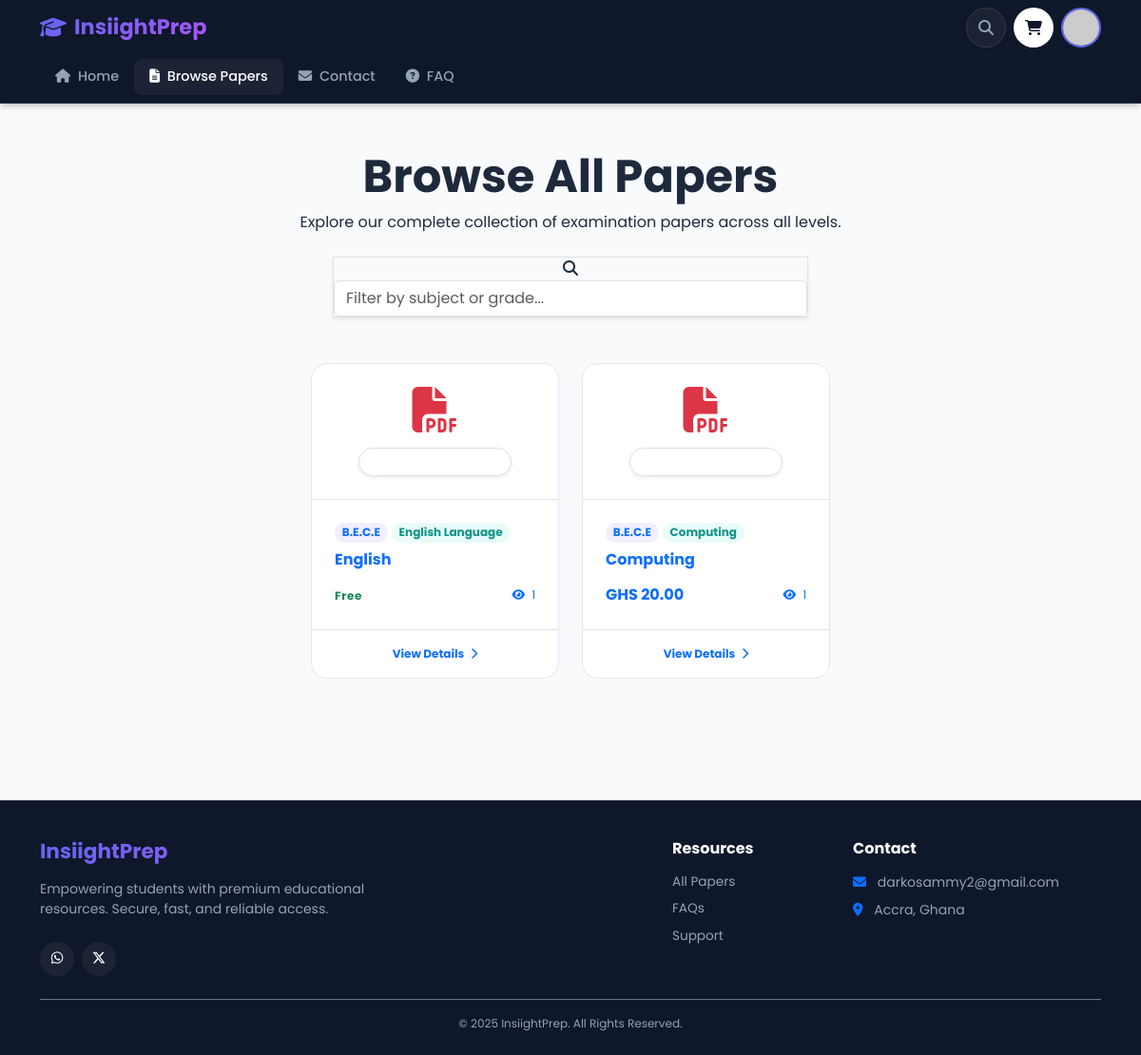
Screenshot of /papers/ (signed in) with the database file from the repository.
### shop/models.py (models this page shows, shortened)
class QuestionPaper(models.Model):
    title = models.CharField(max_length=200)
    description = models.TextField(blank=True)
    class_level = models.ForeignKey(Classes, related_name='papers', on_delete=models.PROTECT)
    term = models.ForeignKey(Term, related_name='papers', on_delete=models.PROTECT)
    subject = models.ForeignKey(Subject, related_name='papers', on_delete=models.PROTECT)
    slug = models.SlugField(max_length=200, unique=True, blank=True)
    year = models.IntegerField(default=timezone.now().year)
    exam_type = models.CharField(
        max_length=50,
        choices=[
            ('midterm', 'Mid-Term Exam'),
            ('endterm', 'End-Term Exam'),
            ('cat', 'CAT'),
            ('assignment', 'Assignment'),
            ('final', 'Final Exam'),
            ('mock', 'Mock Exam'),
            ('others', 'Others'),
        ],
        default='endterm'
    )
    price = models.DecimalField(max_digits=10, decimal_places=2)
    pdf_file = models.FileField(upload_to='question_papers/', max_length=500)
    password = models.CharField(max_length=50, blank=True)
    is_paid = models.BooleanField(default=True)
    is_available = models.BooleanField(default=True)
    file_size = models.CharField(max_length=20, blank=True, editable=False)
    pages = models.IntegerField(default=1)
    created_at = models.DateTimeField(auto_now_add=True)
    updated_at = models.DateTimeField(auto_now=True)
    views = models.IntegerField(default=0)
    class Meta:
        ordering = ('class_level', 'term', 'subject', 'title')
        verbose_name = 'Question Paper'
        verbose_name_plural = 'Question Papers'
    def get_absolute_url(self):
        return reverse('shop:paper_detail', args=[self.class_level.slug, self.term.slug, self.subject.slug, self.slug])

class Classes(models.Model):
    name = models.CharField(max_length=100, help_text="e.g., JHS 1, Basic 7")
    slug = models.SlugField(max_length=100, unique=True)
    description = models.TextField(blank=True)
    class Meta:
        verbose_name = 'Class (Grade)'
        verbose_name_plural = 'Classes (Grades)'
        ordering = ('name',)

class Subject(models.Model):
    name = models.CharField(max_length=100)
    slug = models.SlugField(max_length=100, unique=True)
    class Meta:
        verbose_name_plural = 'Subjects'
        ordering = ('name',)

### shop/views.py (the view)
# urls.py: path('papers/', views.all_papers, name='all_papers'),
def all_papers(request):
    return render(request, 'shop/all_papers.html', {'papers': QuestionPaper.objects.filter(is_available=True).order_by('-created_at')[:50]})

### shop/cart.py (called while the page is built)
    def __len__(self):
        return sum(item['quantity'] for item in self.cart.values())

### shop/context_processors.py (called while the page is built)
def current_year(request):
    return {
        'current_year': timezone.now().year
    }

def cart(request):
    return {'cart': Cart(request)}

### shop/templates/shop/all_papers.html (shortened to what this page needs)
{% extends 'base.html' %}
{% load static %}
{% block content %}
<div class="container py-5">
    <div class="text-center mb-5 animate__animated animate__fadeIn">
        <h1 class="display-5 fw-bold mb-2">
            <span class="text-primary-gradient">Browse</span> All Papers
        </h1>
        <p class="text-slate-500">Explore our complete collection of examination papers across all levels.</p>
        <div class="mt-4 mx-auto" style="max-width: 500px;">
            <form action="{% url 'shop:search_papers' %}" method="GET">
                <div class="search-container shadow-sm border">
                    <i class="fas fa-search search-icon"></i>
                    <input type="text" name="q" class="form-control search-input" placeholder="Filter by subject or grade..." value="{{ request.GET.q }}">
                </div>
            </form>
        </div>
    </div>
    {% if papers %}
        <div class="row g-4 mb-5 justify-content-center">
            {% for paper in papers %}
                <div class="col-md-6 col-lg-4 col-xl-3 animate__animated animate__fadeInUp" style="animation-delay: {{ forloop.counter0|add:1 }}00ms">
                    <a href="{{ paper.get_absolute_url }}" class="text-decoration-none group">
                        <div class="modern-card h-100 p-0 overflow-hidden">
                            <div class="p-4 bg-slate-50 text-center border-bottom">
                                <i class="fas fa-file-pdf text-danger fa-3x mb-3 animate__animated group-hover:animate__pulse"></i>
                                <div class="badge rounded-pill bg-white text-slate-600 shadow-sm px-3 py-2 border">
                                </div>
                            </div>
                            <div class="p-4">
                                <div class="d-flex gap-1 mb-2 flex-wrap">
                                    <span class="badge bg-primary-soft text-primary x-small rounded-pill">{{ paper.class_level.name }}</span>
                                    <span class="badge bg-teal-soft text-teal x-small rounded-pill">{{ paper.subject.name }}</span>
                                </div>
                                <h6 class="fw-bold text-slate-800 mb-3 group-hover:text-primary transition-colors">
                                    {{ paper.title|truncatechars:45 }}
                                </h6>
                                <div class="d-flex justify-content-between align-items-center mt-auto">
                                    <div>
                                        {% if paper.is_paid %}
                                            <span class="fw-bold text-slate-900">GHS {{ paper.price }}</span>
                                        {% else %}
                                            <span class="text-success fw-bold x-small uppercase tracking-wider">Free</span>
                                        {% endif %}
                                    </div>
                                    <div class="text-slate-400 x-small">
                                        <i class="fas fa-eye me-1"></i> {{ paper.views }}
                                    </div>
                                </div>
                            </div>
                            <div class="p-3 bg-slate-50 border-top text-center x-small fw-bold text-primary">
                                View Details <i class="fas fa-chevron-right ms-1"></i>
                            </div>
                        </div>
                    </a>
                </div>
            {% endfor %}
        </div>
    {% endif %}
</div>
{% endblock %}

### templates/base.html (style rules this page uses)
:root { --primary-gradient: linear-gradient(135deg, #6366f1 0%, #a855f7 100%); --secondary-gradient: linear-gradient(135deg, #3b82f6 0%, #2dd4bf 100%); --dark-bg: #0f172a; --accent-color: #f43f5e; --card-shadow: 0 10px 15px -3px rgba(0, 0, 0, 0.1), 0 4px 6px -2px rgba(0, 0, 0, 0.05); --hover-shadow: 0 20px 25px -5px rgba(0, 0, 0, 0.1), 0 10px 10px -5px rgba(0, 0, 0, 0.04); }
* { box-sizing: border-box; }
html, body { overflow-x: hidden; width: 100%; margin: 0; padding: 0; -webkit-overflow-scrolling: touch; }
body { font-family: 'Poppins', sans-serif; background-color: #f8fafc; color: #1e293b; min-height: 100vh; display: flex; flex-direction: column; }

### shop/templates/shop/all_papers.html (style rules this page uses)
.bg-primary-soft { background: rgba(99, 102, 241, 0.1); }
.bg-teal-soft { background: rgba(45, 212, 191, 0.1); }
.text-teal { color: #0d9488; }
.x-small { font-size: 0.75rem; }
.tracking-wider { letter-spacing: 0.05em; }
.modern-card { transition: all 0.3s cubic-bezier(0.4, 0, 0.2, 1); border: 1px solid #e2e8f0; background: white; border-radius: 1rem; }

### rows the page displays
QuestionPaper: class_level.name "B.E.C.E", subject.name "English Language", title "English", is_paid "Free", views "1"
QuestionPaper: class_level.name "B.E.C.E", subject.name "Computing", title "Computing", price "20.00", views "1"
